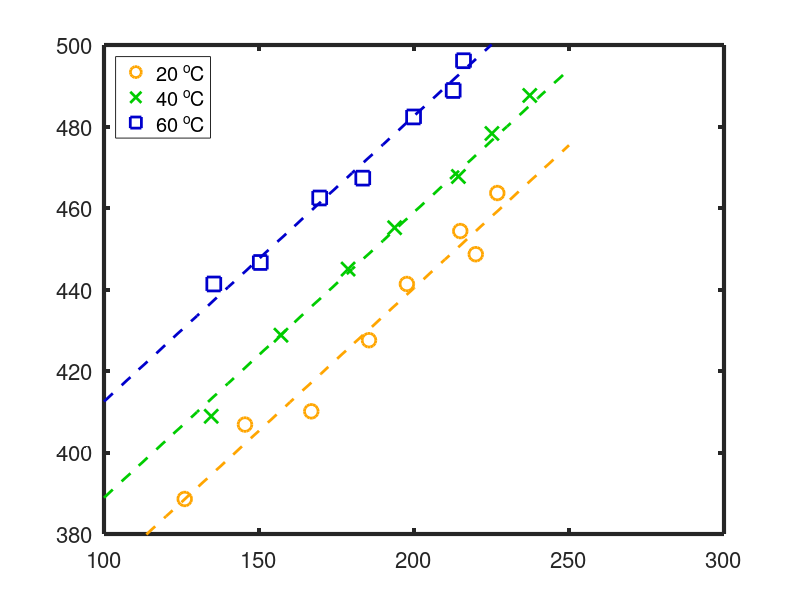
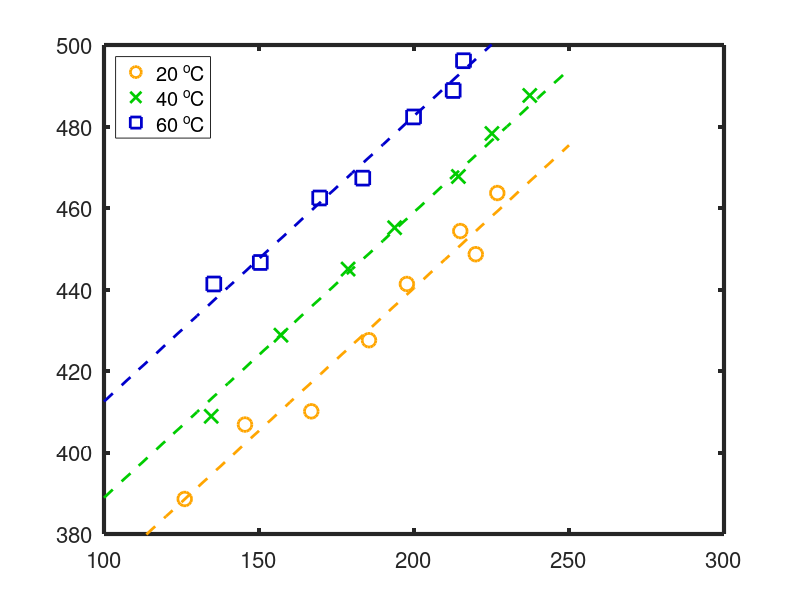
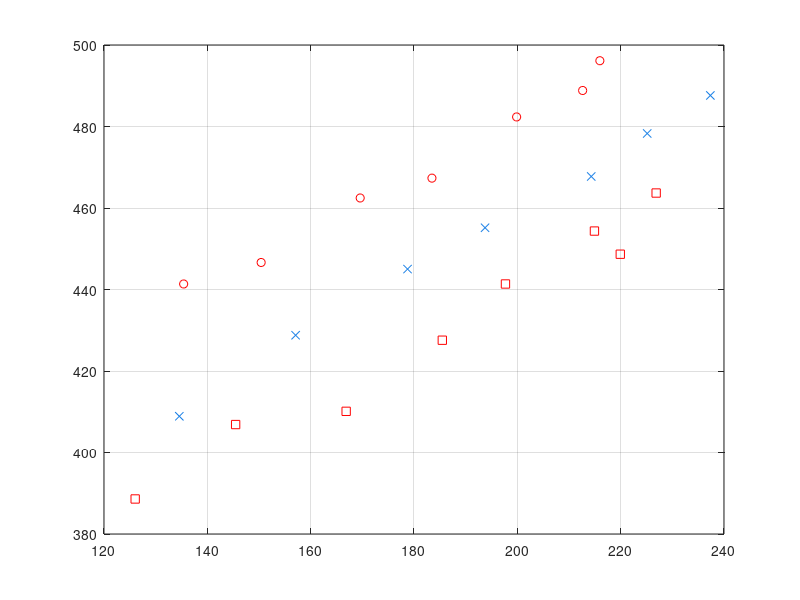
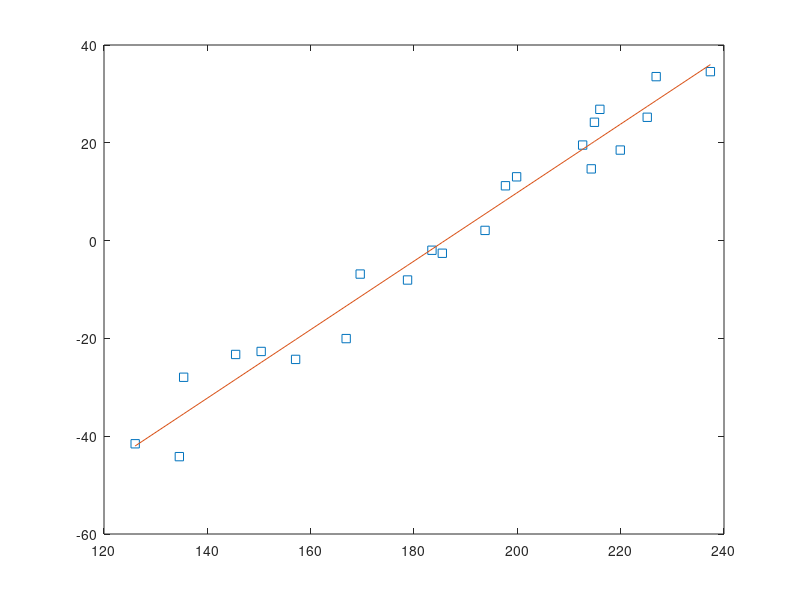

These figures' MATLAB source, in order: (Note: this script raises an error after producing the figures.)
close all
clear
clc

a = load('T_01.txt');
I1 = a(:,1);
T1 = a(:,2);

a = load('T_02.txt');
I2 = a(:,1);
T2 = a(:,2);

a = load('T_03.txt');
I3 = a(:,1);
T3 = a(:,2);

% see the data
figure(1)
plot(I1,T1,'sr')
hold all
grid on
plot(I2,T2,'x','color',[0.1 0.5 0.9])
plot(I3,T3,'or')
ylim([380 500])

%%
t1 = T1-mean(T1);
t2 = T2-mean(T2);
t3 = T3-mean(T3);
% 
% figure
% plot(I1,t1,'o')
% hold all
% plot(I2,t2,'s')
% plot(I3,t3,'x')
%% fit
I = vertcat(I1,I2,I3);
T = vertcat(t1,t2,t3);
[I,ind] = sort(I)
T = T(ind);
clear ind

[p,S] = polyfit(I,T,1)
Rinv = inv(S.R)
C = (Rinv*Rinv')*S.normr^2/S.df

[y,delta] = polyval(p,0,S)

figure(2)
clf
plot(I,T,'s')
hold all
plot(I,polyval(p,I))

%% with this slope get the best origin
p1 = [p(1) mean(T1-p(1).*I1)]; % best fit with fixed slope p(1) for T1
p2 = [p(1) mean(T2-p(1).*I2)]; % best fit with fixed slope p(1) for T2
p3 = [p(1) mean(T3-p(1).*I3)]; % best fit with fixed slope p(1) for T3


[y1 delta1]=polyval(p1,0,S)
[y2 delta2]=polyval(p2,0,S)
[y3 delta3]=polyval(p3,0,S)


% %%
% x = -max(I):1:max(I);
% [yaux d] = polyval(p1,x,S);
% figure
% plot(x,yaux)
% hold all
% plot(x,yaux+d)
% plot(x,yaux-d)

x = 100:10:250;
ms = 10;
% plot
figure(3)
clf
set(gcf,'units','centimeters')
set(gcf,'position',[10 20 85*3 55*3]/10)

plot(I1,T1,'or','color',[255 165 0]/255,'linewidth',2,'markersize',ms)
hold all
plot(I2,T2,'x','color',[0 204 0]/255,'linewidth',2,'markersize',ms)
plot(I3,T3,'sr','color',[0 0 204]/255,'linewidth',2,'markersize',ms)
ylim([380 500])
plot(x,polyval(p1,x),'--','color',[255 165 0]/255,'linewidth',2)
plot(x,polyval(p2,x),'--','color',[0 204 0]/255,'linewidth',2)
plot(x,polyval(p3,x),'--','color',[0 0 204]/255,'linewidth',2)
% xlabel('Laser power [\muW]','FontSize',20)
% ylabel('Temperature [T]','FontSize',20)
set(gca,'linewidth',3)
set(gca,'fontsize',16)
lll=legend('20 ^oC','40 ^oC','60 ^oC');
set(lll,'location','northwest')

saveas(gcf,'TvsInt','fig')
saveas(gcf,'TvsInt','pdf')


%% 
Treal = [293 313 333];
Tmea = [p1(2) p2(2) p3(2)];
sTmea = 7*ones(size(Tmea));



v = [283 343];
figure(4)
set(gcf,'units','centimeters')
set(gcf,'position',[10 20 25*5 18*5]/10)
clf
errorbar(Treal,Tmea,sTmea,'s','linewidth',2,'color',[0 0 204]/255,'markersize',ms,'MarkerEdgeColor',[0 0 204]/255,...
    'MarkerFaceColor',[0 0 204]/255)
hold all
plot(v,v,'r','linewidth',2)
xlim(v)
ylim([280 360])

% xlabel('Temperature flow cell [T]','FontSize',20)
% ylabel('Extracted Temperature [T]','FontSize',20)
set(gca,'linewidth',3)
set(gca,'fontsize',16)
xticks(290:15:345)
yticks(280:15:360)

saveas(gcf,'Inset','fig')
saveas(gcf,'Inset','pdf')
%% from aquiles
p1a =[0.71225756  298.08501504]
p2a =[0.71225756  316.62098401]
p3a =[0.71225756  340.344689644]
Tmea_a = [298.08501504  316.62098401  340.34468964]
figure(4)
set(gcf,'units','centimeters')
set(gcf,'position',[10 20 25*5 18*5]/10)
clf
errorbar(Treal,Tmea_a,sTmea,'s','linewidth',2,'color',[0 0 204]/255,'markersize',ms,'MarkerEdgeColor',[0 0 204]/255,...
    'MarkerFaceColor',[0 0 204]/255)
hold all
plot(v,v,'r','linewidth',2)
xlim(v)
ylim([280 360])

% xlabel('Temperature flow cell [T]','FontSize',20)
% ylabel('Extracted Temperature [T]','FontSize',20)
set(gca,'linewidth',3)
set(gca,'fontsize',16)
xticks(290:15:345)
yticks(280:15:360)

saveas(gcf,'Inset_a','fig')
saveas(gcf,'Inset_a','pdf')